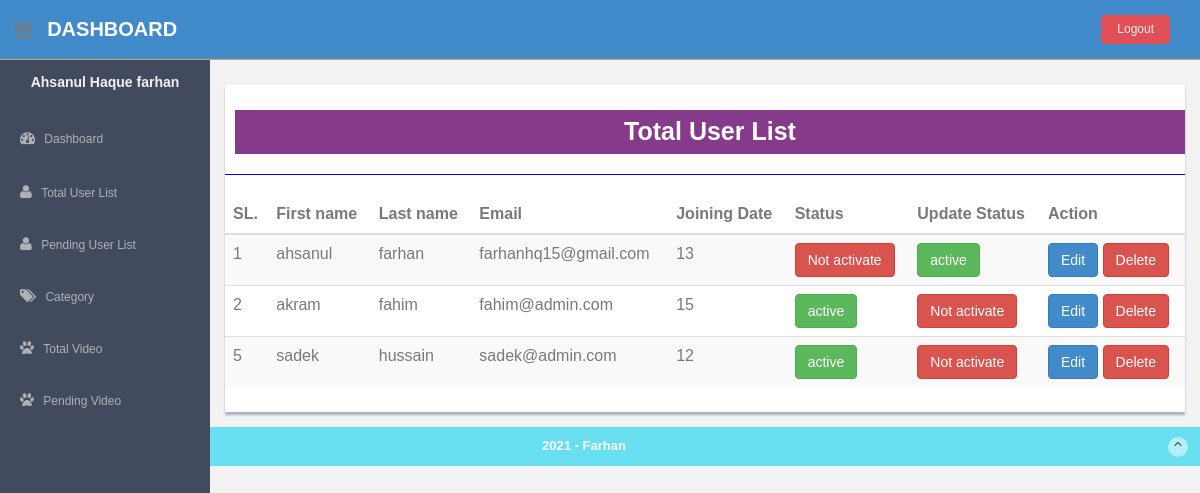
/totaluser.php, run on the app's committed database.
### tables this page shows
CREATE TABLE `user` (
  `uid` int(11) NOT NULL,
  `fname` varchar(255) NOT NULL,
  `lname` varchar(255) NOT NULL,
  `email` varchar(255) NOT NULL,
  `password` varchar(255) NOT NULL,
  `forgot_code` varchar(255) NOT NULL,
  `status` int(11) NOT NULL,
  `joint_date` int(11) NOT NULL
);

### classes/class.main.php (called while the page is built, shortened)
<?php
	class main extends DB
	{
		public function alluser(){
			$sql="select *from user";
			$this->query($sql);
			return $this->resultset();
		}
	}
	?>

### classes/class.db.php (called while the page is built, shortened)
<?php
	class DB
	{
		private $dsn ="mysql:host=localhost;dbname=video";
		private $dbUser = DB_USERNAME;
		private $dbPass = DB_PASS;
		private $db;
		private $stmt;
		public function __construct(){
			if (!isset($this->db)) {
				try {
					$con = new PDO($this->dsn, $this->dbUser, $this->dbPass);
					$con->setAttribute(PDO::ATTR_ERRMODE, PDO::ERRMODE_EXCEPTION);
					$this->db = $con;
				} catch (PDOException $e) {
					die("Connection Failed");
				}
			}
		}
		public function query($query){
		    $this->stmt = $this->db->prepare($query);
		}
		public function execute(){
			try {
				return $this->stmt->execute();
			} catch (Exception $e) {
				echo $e->getMessage();
			}
		}
		public function resultset(){
			try {
				$this->execute();
			    return $this->stmt->fetchAll(PDO::FETCH_OBJ);
			} catch (Exception $e) {
				echo $e->getMessage();
			}
		}
	}
?>

### totaluser.php (the view, shortened to what this page needs)
 <?php
require_once "header.php";
 require_once 'inc-files.php';
 $main=new main();
 $users=$main->alluser();
 ?>
 <body>
   <?php
   require_once "top.php";
   require_once "side.php";
   ?>
   <section id="container" >
    <section id="main-content">
      <section class="wrapper">
        <div class="row mt">
          <div class="col-md-12">
            <div class="content-panel">
              <table class="table table-striped table-advance table-hover">
                <h4 class="text-center" style="background: #853b8a;padding: 8px;color: #fff;font-size: 25px;"><b>Total User List<b></h4>
                <hr>
                <thead>
                  <tr>
                    <th>SL.</th>
                    <th>First name</th>
                    <th>Last name</th>
                    <th>Email</th>
                    <th>Joining Date</th>
                    <th>Status</th>
                    <th>Update Status</th>
                    <th>Action</th>
                  </tr>
                </thead>
                <tbody>
                 <?php
                 foreach ($users as $value){
                  if ($value->status > 0) {
                    $class = 'btn-success';
                    $msg = 'active';
                    $a = 'btn-danger';
                    $b = 'Not activate';
                  }else{
                    $class = 'btn-danger';
                    $msg = 'Not activate';
                    $a = 'btn-success';
                    $b = 'active';
                  }
                  ?>
                  <tr>
                    <td><?php echo $value->uid; ?></td>
                    <td><?php echo $value->fname; ?></td>
                    <td><?php echo $value->lname; ?></td>
                    <td><?php echo $value->email; ?></td>
                    <td><?php echo $value->joint_date; ?></td>
                    <td>
                      <button  class='btn <?php echo $class; ?>'><?php echo $msg; ?></button>
                    </td>
                    <td>
                      <button class='btn <?php echo $a; ?>'><?php echo $b; ?></button>
                    </td>
                    <td>
                     <?php
                     echo "<a class='btn btn-primary' href='updateuser.php?uid=".$value->uid."'>Edit </a>";
                     ?>
                        <button id="<?php echo $value->uid;?>" class="btn btn-danger remove">Delete</button>
                   </td>
                 </tr>
                 <?php } ?>
               </tbody>
             </table>
           </div>
         </div>
       </div>
     </section>
   </section>
   <?php require_once "footer.php";  ?>
</body>
</html>

### assets/css/style.css (style rules this page uses)
body { color: #797979; background: #f2f2f2; font-family: "Ruda", sans-serif; padding: 0px !important; margin: 0px !important; font-size: 13px; }
a, a:hover, a:focus { text-decoration: none; outline: none; }
#container { width: 100%; height: 100%; }
hr { margin-top: 20px; margin-bottom: 20px; border: 0; border-top: 1px solid #797979; border-color: blue; }
.mt { margin-top: 25px; }
#main-content { margin-left: 210px; }
.wrapper { display: inline-block; margin-top: 60px; padding-left: 15px; padding-right: 15px; padding-bottom: 15px; padding-top: 0px; width: 100%; }
.content-panel { background: #ffffff; box-shadow: 0px 3px 2px #aab2bd; padding-top: 15px; padding-bottom: 5px; }
.content-panel h4 { margin-left: 10px; }

### data on the page
user: uid "1", fname "ahsanul", lname "farhan", email "farhanhq15@gmail.com", joint_date "13", status "Not activate", status "active"
user: uid "2", fname "akram", lname "fahim", email "fahim@admin.com", joint_date "15", status "active", status "Not activate"
user: uid "5", fname "sadek", lname "hussain", email "sadek@admin.com", joint_date "12", status "active", status "Not activate"
